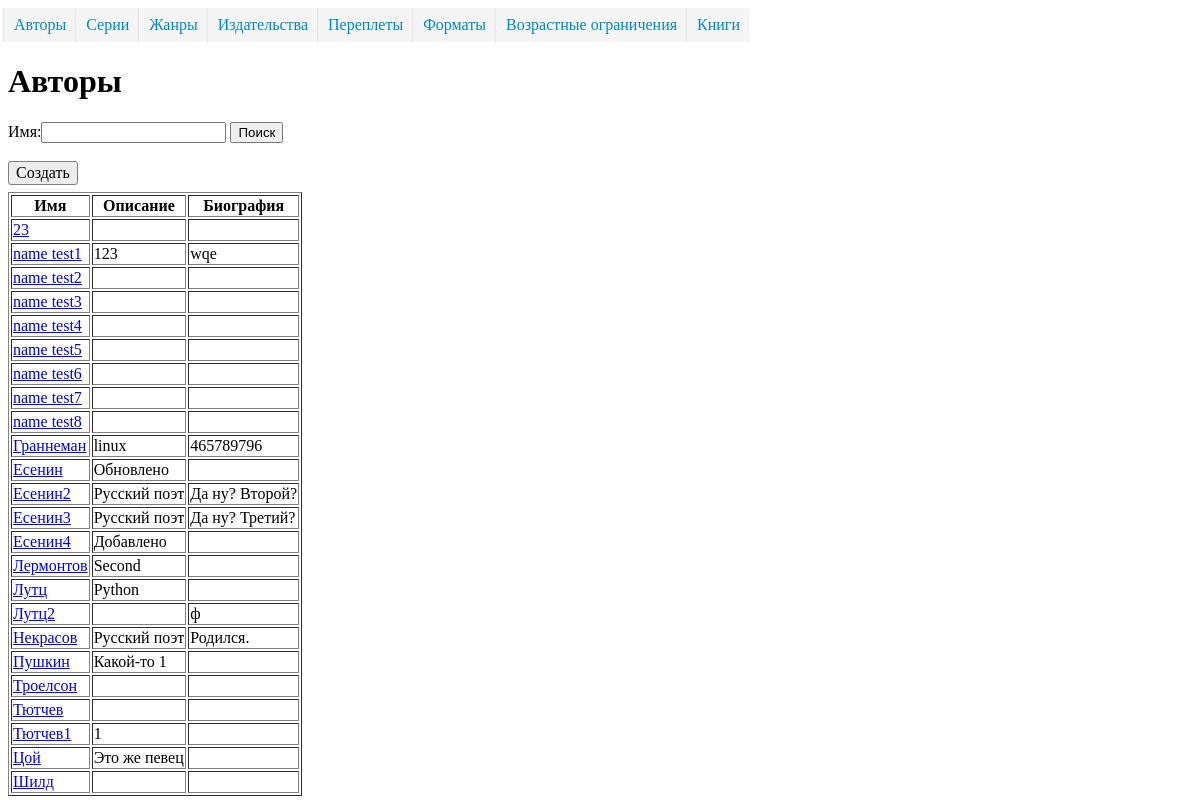
The app's page /directory/author/, older data.
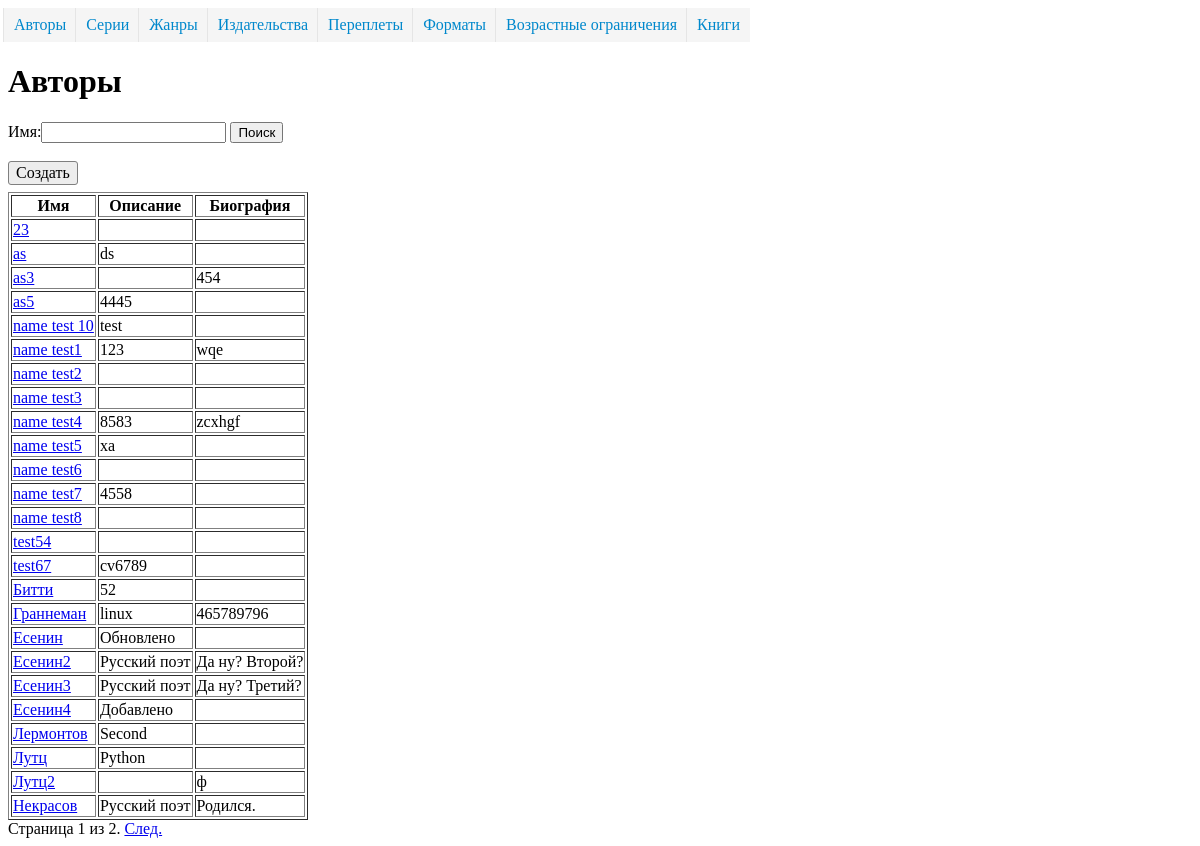
The same page, newer data.
### dimensionsapp/models.py (models this page shows, shortened)
class Dimension(models.Model):
    name = models.CharField("Наименование", max_length=50, unique=True)
    description = models.TextField("Описание", blank=True, )
    class Meta:
        abstract = True
        ordering = ['name']

class Author(Dimension):
    biography = models.TextField("Биография", blank=True, )
    class Meta(Dimension.Meta):
        verbose_name = 'автор'
        verbose_name_plural = 'авторы'

### dimensionsapp/views.py (the view)
class AuthorListView(ListViewFilter):
    model = Author
    form = SearchFormAuthor
    extra_context = {'url_detail': 'author_detail'}

### dimensionsapp/form.py
class SearchFormAuthor(forms.Form):
    search = forms.CharField(label='Имя', required=False)

### dimensionsapp/views.py (called while the page is built)
    def get_context_data(self, *, object_list=None, **kwargs):
        context = super().get_context_data(**kwargs)
        if 'search' in self.request.GET:
            context['form'] = self.form({'search': self.request.GET['search']})
        else:
            context['form'] = self.form()
        return context

    def get_queryset(self):
        qs = super().get_queryset()
        if 'search' in self.request.GET and self.request.GET['search'] != '':
            name = self.request.GET['search']
            qs = qs.filter(name__istartswith=name)
        return qs

### templates/dimensionsapp/author_list.html (shortened to what this page needs)
{% extends 'dimension_list.html' %}
{% block create_ankor%}{% url 'author_create' %}{% endblock %}
{% block dimension_list %}
            <tr>
                <th>Имя</th>
                <th>Описание</th>
                <th>Биография</th>
            </tr>
            {% for object in object_list %}
                <tr>
                    <td><a href="{% url 'author_detail' object.pk %}">{{ object.name }}</a></td>
                    <td>{{  object.description }}</td>
                    <td>{{ object.biography }}</td>
                </tr>
            {% endfor %}
{% endblock %}
{% block header %}
        <H1>Авторы</H1>
{% endblock %}

Row changes from the older to the newer data that the page shows:
no longer on this page (row unchanged): Author: name "Пушкин", description "Какой-то 1"
no longer on this page (row unchanged): Author: name "Троелсон"
no longer on this page (row unchanged): Author: name "Тютчев"
no longer on this page (row unchanged): Author: name "Тютчев1", description "1"
no longer on this page (row unchanged): Author: name "Цой", description "Это же певец"
no longer on this page (row unchanged): Author: name "Шилд"
added Author: name "as", description "ds"
added Author: name "as3", biography "454"
added Author: name "as5", description "4445"
added Author: name "name test 10", description "test"
changed Author "name test4": description (not shown) → "8583"; biography (not shown) → "zcxhgf"
changed Author "name test5": description (not shown) → "xa"
changed Author "name test7": description (not shown) → "4558"
added Author: name "test54"
added Author: name "test67", description "cv6789"
added Author: name "Битти", description "52"
Text that changed along with them:
{{ page_obj.number }}: (not shown) → "1"
{{ page_obj.paginator.num_pages }}: (not shown) → "2"
text now shown: "Страница из . След."
